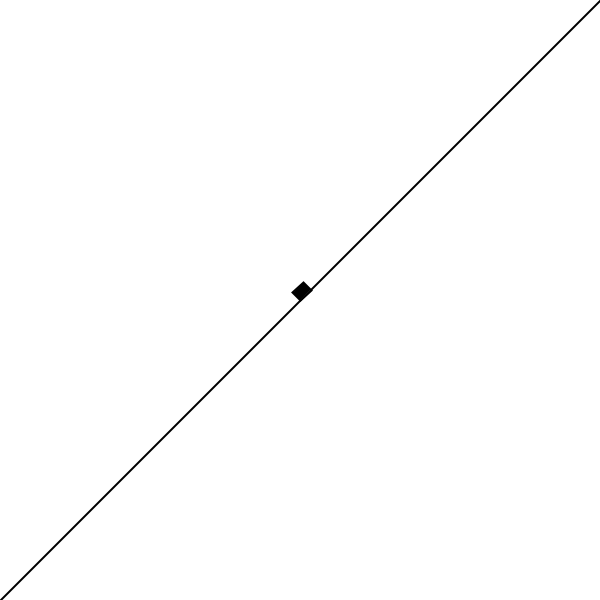
Frame 1 (no input)
Frame 60 (the mouse pressed at the canvas centre just before this capture): identical to frame 1, image omitted
Frame 120 (the mouse held since frame 60 and released just before this capture): identical to frame 1, image omitted

The Processing sketch that drew this single still picture (run headless with seeded random() and noise(); from frame 60 on, the mouse is pressed at the canvas centre):

// Processing sketch: C3_1_Box
// ── C3_1_Box.pde

Box box;
float s = PI / 4;

void setup() {
  size(600,600);
  box = new Box(width/2, height/2);
  //noLoop();
}

void draw() {
  background(255);
  
  stroke(0);
  strokeWeight(2);
  line(0,height,width,0);
  
  fill(0);
  println(box.position.x);
  
  box.display(s);
}
// ── Box.pde
class Box {
  
  PVector position;
  PVector velocity;
  PVector acceleration;
  float mass;  
  Box(float x, float y) {
    mass = 1;
    position = new PVector(x,y);
    velocity = new PVector(0,0);
    acceleration = new PVector(0,0);
  }
  
  void applyForce(PVector force) {
    PVector f = PVector.div(force,mass);
    acceleration.add(f);
  }
  
  void update() {
    velocity.add(acceleration);
    position.add(velocity);
    acceleration.mult(0);
  }
  
  void display(float s) {
    pushMatrix();
    translate(position.x,position.y);
    stroke(0);
    rotate(-s);
    rect(0,0,15,-10);
    popMatrix();
  }
  
  
}
